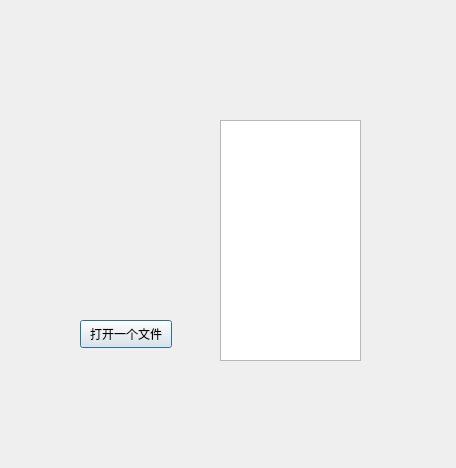
<?xml version="1.0" encoding="UTF-8"?>
<ui version="4.0">
 <class>Dialog</class>
 <widget class="QDialog" name="Dialog">
  <property name="geometry">
   <rect>
    <x>0</x>
    <y>0</y>
    <width>456</width>
    <height>468</height>
   </rect>
  </property>
  <property name="windowTitle">
   <string>Dialog</string>
  </property>
  <widget class="QPushButton" name="on_btnOpen">
   <property name="geometry">
    <rect>
     <x>80</x>
     <y>320</y>
     <width>92</width>
     <height>28</height>
    </rect>
   </property>
   <property name="text">
    <string>打开一个文件</string>
   </property>
  </widget>
  <widget class="QPlainTextEdit" name="plainTextEdit">
   <property name="geometry">
    <rect>
     <x>220</x>
     <y>120</y>
     <width>141</width>
     <height>241</height>
    </rect>
   </property>
  </widget>
 </widget>
 <resources/>
 <connections/>
</ui>
